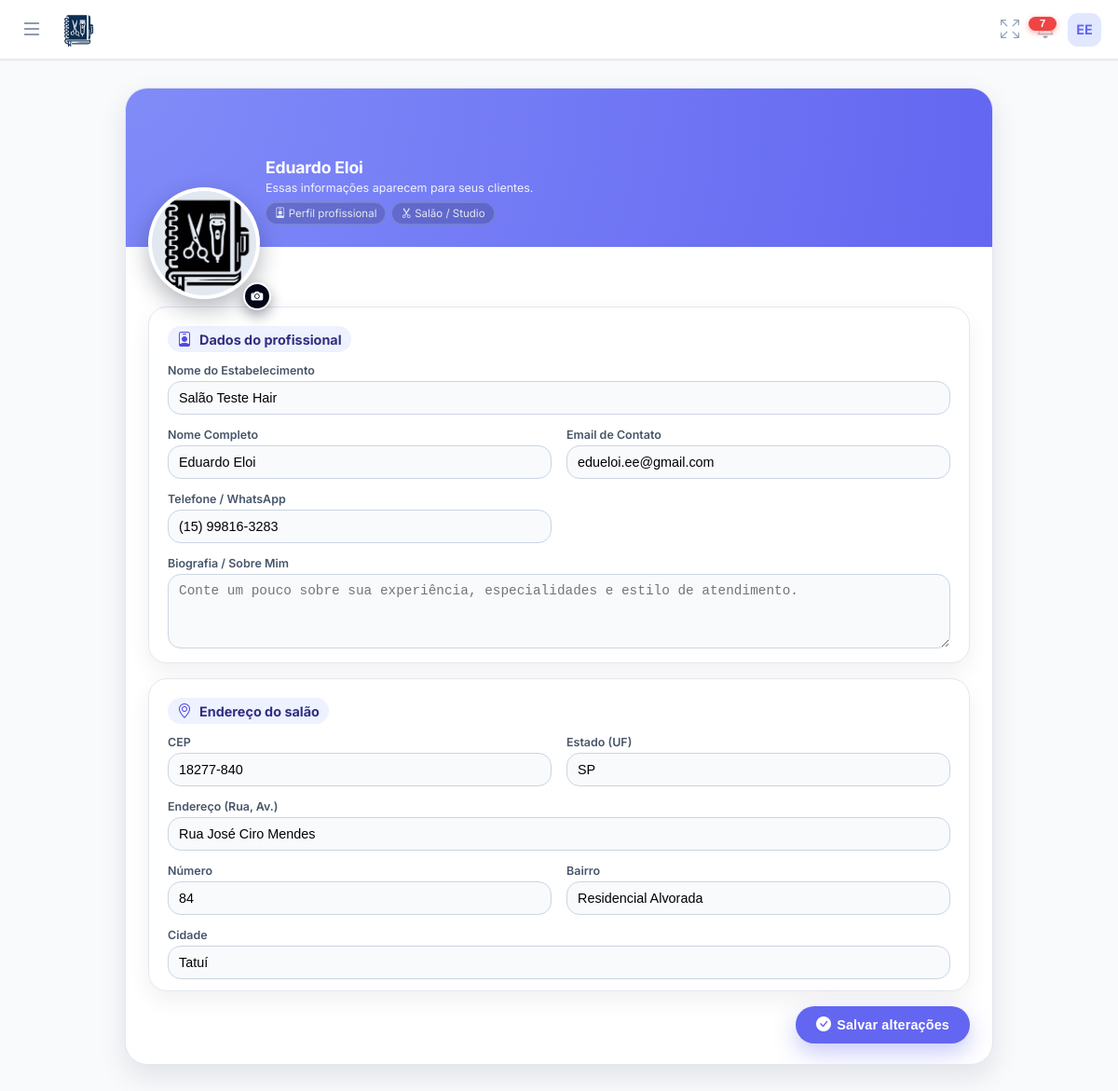
The app's page /pages/perfil/perfil.php (signed in) with its own data.
### tables this page shows
CREATE TABLE usuarios (
        id INTEGER PRIMARY KEY AUTOINCREMENT,
        nome TEXT, email TEXT, telefone TEXT, foto TEXT, biografia TEXT,
        cep TEXT, endereco TEXT, numero TEXT, bairro TEXT, cidade TEXT, estado TEXT,
        criado_em DATETIME DEFAULT CURRENT_TIMESTAMP
    , senha TEXT, estabelecimento TEXT, cor_tema TEXT DEFAULT '#4f46e5', ultimo_login DATETIME, ativo INTEGER DEFAULT 1, data_expiracao DATE, is_vitalicio INTEGER DEFAULT 0, quem_indicou TEXT, valor_mensalidade REAL DEFAULT 19.90, indicado_por TEXT, valor_mensal REAL DEFAULT 19.90, token_recuperacao TEXT, token_validade DATETIME);

### pages/perfil/perfil.php (the view, shortened to what this page needs)
<?php
include '../../includes/db.php';
$userId = $_SESSION['user_id'];
include '../../includes/header.php';
include '../../includes/menu.php';
$stmt = $pdo->prepare("SELECT * FROM usuarios WHERE id = ?");
$stmt->execute([$userId]);
$user = $stmt->fetch();
$fotoUrl = (!empty($user['foto']) && file_exists('../../' . $user['foto']))
    ? '../../' . $user['foto']
    : 'https://ui-avatars.com/api/?name=' . urlencode($user['nome'] ?? 'Profissional') . '&background=6366f1&color=fff';
?>
<main class="main-content">
    <form id="formPerfil" method="POST" enctype="multipart/form-data">
        <div class="profile-card">
            <div class="profile-header">
                <div class="avatar-wrapper">
                    <img src="<?php echo $fotoUrl; ?>" alt="Avatar" class="avatar-img" id="previewAvatar">
                    <label for="uploadFoto" class="btn-upload-foto" title="Alterar foto">
                        <i class="bi bi-camera-fill"></i>
                    </label>
                </div>
                <div class="profile-header-text">
                    <h1 class="profile-title"><?php echo htmlspecialchars($user['nome'] ?? 'Profissional'); ?></h1>
                    <div class="profile-subtitle">Essas informações aparecem para seus clientes.</div>
                    <div class="profile-meta-badges">
                        <span class="badge-soft"><i class="bi bi-person-badge"></i> Perfil profissional</span>
                        <span class="badge-soft"><i class="bi bi-scissors"></i> Salão / Studio</span>
                    </div>
                </div>
            </div>
            <div class="profile-body">
                <div class="form-section">
                    <div class="section-title">
                        <i class="bi bi-person-badge"></i> Dados do profissional
                    </div>
                    <div class="input-grid">
                        <div class="form-group full-width">
                            <label>Nome do Estabelecimento</label>
                            <input type="text" name="estabelecimento" class="form-control"
                                   value="<?php echo htmlspecialchars($user['estabelecimento'] ?? ''); ?>"
                                   placeholder="Ex: Salão Develoi Hair" required>
                        </div>
                        <div class="form-group">
                            <label>Nome Completo</label>
                            <input type="text" name="nome" class="form-control"
                                   value="<?php echo htmlspecialchars($user['nome'] ?? ''); ?>" required>
                        </div>
                        <div class="form-group">
                            <label>Email de Contato</label>
                            <input type="email" name="email" class="form-control"
                                   value="<?php echo htmlspecialchars($user['email'] ?? ''); ?>"
                                   placeholder="Seu melhor e-mail para contato">
                        </div>
                        <div class="form-group">
                            <label>Telefone / WhatsApp</label>
                            <input
                                type="text"
                                name="telefone"
                                id="inputTelefone"
                                class="form-control"
                                value="<?php echo htmlspecialchars($user['telefone'] ?? ''); ?>"
                                placeholder="(00) 00000-0000"
                                maxlength="15"
                                oninput="mascaraTelefone(this)"
                            >
                        </div>
                        <div class="form-group full-width">
                            <label>Biografia / Sobre Mim</label>
                            <textarea name="biografia" class="form-control"
                                      placeholder="Conte um pouco sobre sua experiência, especialidades e estilo de atendimento."><?php
                            ?></textarea>
                        </div>
                    </div>
                </div>
                <div class="form-section">
                    <div class="section-title">
                        <i class="bi bi-geo-alt"></i> Endereço do salão
                    </div>
                    <div class="input-grid">
                        <div class="form-group">
                            <label>CEP</label>
                            <input type="text" name="cep" class="form-control"
                                   value="<?php echo htmlspecialchars($user['cep'] ?? ''); ?>"
                                   onblur="buscarCep(this.value)" placeholder="Somente números">
                        </div>
                        <div class="form-group">
                            <label>Estado (UF)</label>
                            <input type="text" name="estado" id="uf" class="form-control"
                                   value="<?php echo htmlspecialchars($user['estado'] ?? ''); ?>">
                        </div>
                        <div class="form-group full-width">
                            <label>Endereço (Rua, Av.)</label>
                            <input type="text" name="endereco" id="rua" class="form-control"
                                   value="<?php echo htmlspecialchars($user['endereco'] ?? ''); ?>">
                        </div>
                        <div class="form-group">
                            <label>Número</label>
                            <input type="text" name="numero" class="form-control"
                                   value="<?php echo htmlspecialchars($user['numero'] ?? ''); ?>">
                        </div>
                        <div class="form-group">
                            <label>Bairro</label>
                            <input type="text" name="bairro" id="bairro" class="form-control"
                                   value="<?php echo htmlspecialchars($user['bairro'] ?? ''); ?>">
                        </div>
                        <div class="form-group full-width">
                            <label>Cidade</label>
                            <input type="text" name="cidade" id="cidade" class="form-control"
                                   value="<?php echo htmlspecialchars($user['cidade'] ?? ''); ?>">
                        </div>
                    </div>
                </div>
                <div class="btn-save-wrapper">
                    <button type="button" class="btn-save" id="btnSalvarPerfil">
                        <i class="bi bi-check-circle-fill"></i>
                        Salvar alterações
                    </button>
                </div>
            </div>
        </div>
    </form>
</main>
<?php
include '../../includes/footer.php';
?>

### includes/menu.php (shortened to what this page needs)
<?php
$isProd = isset($_SERVER['HTTP_HOST']) && $_SERVER['HTTP_HOST'] === 'salao.develoi.com';
$notificacoesNaoLidas = 0;
if (isset($pdo) && isset($_SESSION['user_id'])) {
    $stmtNotif = $pdo->prepare("SELECT id, type, message, link, created_at FROM notifications WHERE user_id = ? AND is_read = 0 ORDER BY created_at DESC LIMIT 10");
    $stmtNotif->execute([$_SESSION['user_id']]);
    $notificacoesLista = $stmtNotif->fetchAll(PDO::FETCH_ASSOC);
    $notificacoesNaoLidas = count($notificacoesLista);
}
$iniciais  = 'V';
if (isset($pdo) && isset($_SESSION['user_id'])) {
    $stmtUser = $pdo->prepare("SELECT nome, email FROM usuarios WHERE id = ? LIMIT 1");
    $stmtUser->execute([$_SESSION['user_id']]);
    $dadoUsuario = $stmtUser->fetch(PDO::FETCH_ASSOC);
    if ($dadoUsuario && !empty($dadoUsuario['nome'])) {
        $userName = $dadoUsuario['nome'];
        $partesNome = explode(' ', trim($userName));
        $primeiraLetra = mb_substr($partesNome[0], 0, 1);
        $ultimaLetra   = '';
        if (count($partesNome) > 1) {
            $ultimoNome  = end($partesNome);
            $ultimaLetra = mb_substr($ultimoNome, 0, 1);
        }
        $iniciais = strtoupper($primeiraLetra . $ultimaLetra);
    }
}
?>
<link rel="stylesheet" href="https://cdn.jsdelivr.net/npm/bootstrap-icons@1.11.3/font/bootstrap-icons.min.css">
<nav class="app-navbar">
    <div style="display:flex; align-items:center; gap:12px;">
        <button class="menu-btn" id="openMenuBtn" type="button">
            <i class="bi bi-list"></i>
        </button>
        <?php
        if ($isProd) {
            $logoUrl = 'https://salao.develoi.com/img/logo-azul.png';
            $dashboardUrl = '/dashboard';
        } else {
            $host = $_SERVER['HTTP_HOST'];
            $logoUrl = "http://{$host}/karen_site/controle-salao/img/logo-azul.png";
            $dashboardUrl = '/karen_site/controle-salao/pages/dashboard.php';
        }
        ?>
        <a href="<?php echo $dashboardUrl; ?>" class="brand-logo">
            <img src="<?php echo $logoUrl; ?>"
                 alt="Logo Salão Develoi"
                 style="height:38px; width:auto; display:inline-block; vertical-align:middle;">
        </a>
    </div>
    <div style="display:flex; align-items:center; gap:10px;">
        <button class="icon-btn" id="fullscreenBtn" type="button" aria-label="Tela cheia">
            <i class="bi bi-arrows-fullscreen" id="fullscreenIcon"></i>
        </button>
        <div style="position:relative;">
            <button class="icon-btn" id="notificBtn" type="button" aria-label="Notificações" style="position:relative;">
                <?php if ($notificacoesNaoLidas > 0): ?>
                    <span id="notif-badge" style="position:absolute;top:2px;right:2px;background:#ef4444;color:#fff;font-size:0.7rem;padding:2px 6px;border-radius:999px;font-weight:700;min-width:18px;text-align:center;line-height:1;box-shadow:0 2px 6px #fca5a5;z-index:2;">
                        <?php echo $notificacoesNaoLidas; ?>
                    </span>
                <?php endif; ?>
            </button>
        </div>
        <div style="position:relative;">
            <div class="navbar-avatar" id="userAvatarBtn">
                <?php echo $iniciais; ?>
            </div>
        </div>
    </div>
</nav>

### includes/header.php (style rules this page uses)
:root { --primary: #6366f1; --primary-hover: #4f46e5; --bg-body: #f1f5f9; --text-dark: #1e293b; --text-gray: #64748b; --white: #ffffff; --danger: #ef4444; --success: #22c55e; --radius: 16px; --shadow: 0 4px 6px -1px rgba(0, 0, 0, 0.05), 0 2px 4px -1px rgba(0, 0, 0, 0.03); }
body { margin: 0; padding: 0; font-family: 'Inter', sans-serif; background-color: var(--bg-body); color: var(--text-dark); -webkit-font-smoothing: antialiased; }
.main-content { max-width: 1200px; margin: 0 auto; padding: 20px; padding-top: 30px; }

### includes/menu.php (style rules this page uses)
:root { --primary: #6366f1; --primary-dark: #4f46e5; --sidebar-bg: #0f172a; --sidebar-width: 280px; --text-sidebar: #cbd5e1; --bg-body: #f3f4f6; }
body { margin: 0; font-family: 'Plus Jakarta Sans', sans-serif; background-color: var(--bg-body); padding-top: 70px; }
.app-navbar { background: rgba(255, 255, 255, 0.94); backdrop-filter: blur(10px); height: 64px; position: fixed; top: 0; left: 0; width: 100%; display: flex; align-items: center; justify-content: space-between; padding: 0 18px; box-shadow: 0 1px 2px rgba(15, 23, 42, 0.08); z-index: 1000; box-sizing: border-box; border-bottom: 1px solid #e2e8f0; }
.brand-logo { font-weight: 700; font-size: 1.12rem; color: #1e293b; display: flex; align-items: center; gap: 10px; text-decoration: none; letter-spacing: -0.4px; }
.menu-btn { background: none; border: none; font-size: 1.5rem; color: #64748b; cursor: pointer; display: flex; align-items: center; justify-content: center; padding: 4px; }
.icon-btn { background: none; border: none; padding: 4px; cursor: pointer; display: flex; align-items: center; justify-content: center; border-radius: 999px; transition: 0.2s; }
.icon-btn i { font-size: 1.25rem; color: #94a3b8; }
.navbar-avatar { width: 36px; height: 36px; background: #e0e7ff; color: var(--primary); border-radius: 11px; display: flex; align-items: center; justify-content: center; font-weight: 700; font-size: 0.9rem; cursor: pointer; transition: 0.2s; }

### records on screen
usuarios: nome "EE", foto (picture), nome "Eduardo Eloi", estabelecimento "Salão Teste Hair", email "edueloi.ee@gmail.com", telefone "(15) 99816-3283", cep "18277-840", estado "SP", endereco "Rua José Ciro Mendes", numero "84", bairro "Residencial Alvorada", cidade "Tatuí"

### other values on screen
$notificacoesNaoLidas "7"
